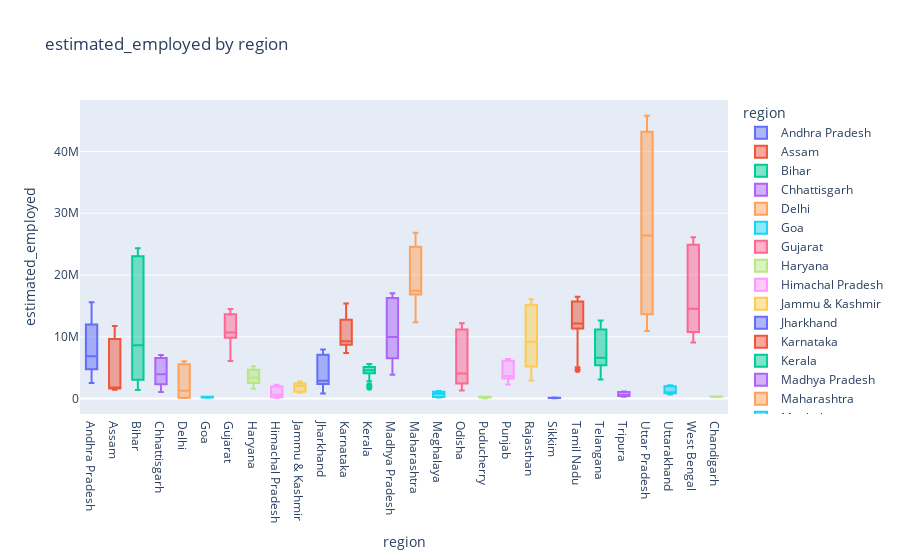

Source (notebook cell):
### Code cell
fig = px.box(df, x='region',y='estimated_employed',color='region',title="estimated_employed by region")

fig.show()

### Figure 1 — Plotly figure (JSON) as saved in the notebook; plotly's stock layout.template omitted (floating-point values rounded to 4 significant figures)
{"data": [{"alignmentgroup": "True", "hovertemplate": "region=%{x}<br>estimated_employed=%{y}<extra></extra>", "legendgroup": "Andhra Pradesh", "marker": {"color": "#636efa"}, "name": "Andhra Pradesh", "notched": false, "offsetgroup": "Andhra Pradesh", "orientation": "v", "showlegend": true, "type": "box", "x": ["Andhra Pradesh", "Andhra Pradesh", "Andhra Pradesh", "Andhra Pradesh", "Andhra Pradesh", "Andhra Pradesh", "Andhra Pradesh", "Andhra Pradesh", "Andhra Pradesh", "Andhra Pradesh", "Andhra Pradesh", "Andhra Pradesh", "Andhra Pradesh", "Andhra Pradesh", "Andhra Pradesh", "Andhra Pradesh", "Andhra Pradesh", "Andhra Pradesh", "Andhra Pradesh", "Andhra Pradesh", "Andhra Pradesh", "Andhra Pradesh", "Andhra Pradesh", "Andhra Pradesh", "Andhra Pradesh", "Andhra Pradesh", "Andhra Pradesh", "Andhra Pradesh"], "x0": " ", "xaxis": "x", "y": [11999139, 11755881, 12086707, 12285693, 12256762, 12017412, 11397681, 12528395, 12016676, 11723617, 11359660, 8792827, 9526902, 15572975, 4788661, 4824630, 4657443, 4743179, 4733996, 4774377, 4668772, 4913963, 4618860, 4822035, 4521537, 2544084, 3428356, 4954389], "y0": " ", "yaxis": "y"}, {"alignmentgroup": "True", "hovertemplate": "region=%{x}<br>estimated_employed=%{y}<extra></extra>", "legendgroup": "Assam", "marker": {"color": "#EF553B"}, "name": "Assam", "notched": false, "offsetgroup": "Assam", "orientation": "v", "showlegend": true, "type": "box", "x": ["Assam", "Assam", "Assam", "Assam", "Assam", "Assam", "Assam", "Assam", "Assam", "Assam", "Assam", "Assam", "Assam", "Assam", "Assam", "Assam", "Assam", "Assam", "Assam", "Assam", "Assam", "Assam", "Assam", "Assam", "Assam", "Assam"], "x0": " ", "xaxis": "x", "y": [11749334, 8923222, 9911534, 9292039, 11468349, 8395906, 9625362, 11420996, 8462814, 9878742, 9926176, 7544937, 1671707, 1647342, 1739838, 1595582, 1576480, 1595176, 1708045, 1722303, 1630908, 1625454, 1664145, 1454956, 1441722, 1551007], "y0": " ", "yaxis": "y"}, {"alignmentgroup": "True", "hovertemplate": "region=%{x}<br>estimated_employed=%{y}<extra></extra>", "legendgroup": "Bihar", "marker": {"color": "#00cc96"}, "name": "Bihar", "notched": false, "offsetgroup": "Bihar", "orientation": "v", "showlegend": true, "type": "box", "x": ["Bihar", "Bihar", "Bihar", "Bihar", "Bihar", "Bihar", "Bihar", "Bihar", "Bihar", "Bihar", "Bihar", "Bihar", "Bihar", "Bihar", "Bihar", "Bihar", "Bihar", "Bihar", "Bihar", "Bihar", "Bihar", "Bihar", "Bihar", "Bihar", "Bihar", "Bihar", "Bihar", "Bihar"], "x0": " ", "xaxis": "x", "y": [24322330, 24097712, 23248875, 22260203, 23905700, 24053140, 22445989, 22914530, 23409006, 23168192, 22667882, 14645275, 14050319, 20622566, 3029344, 3248864, 3059744, 2994763, 2992082, 3173429, 3081077, 2977857, 2988665, 3113464, 3049637, 1400962, 2207026, 3124663], "y0": " ", "yaxis": "y"}, {"alignmentgroup": "True", "hovertemplate": "region=%{x}<br>estimated_employed=%{y}<extra></extra>", "legendgroup": "Chhattisgarh", "marker": {"color": "#ab63fa"}, "name": "Chhattisgarh", "notched": false, "offsetgroup": "Chhattisgarh", "orientation": "v", "showlegend": true, "type": "box", "x": ["Chhattisgarh", "Chhattisgarh", "Chhattisgarh", "Chhattisgarh", "Chhattisgarh", "Chhattisgarh", "Chhattisgarh", "Chhattisgarh", "Chhattisgarh", "Chhattisgarh", "Chhattisgarh", "Chhattisgarh", "Chhattisgarh", "Chhattisgarh", "Chhattisgarh", "Chhattisgarh", "Chhattisgarh", "Chhattisgarh", "Chhattisgarh", "Chhattisgarh", "Chhattisgarh", "Chhattisgarh", "Chhattisgarh", "Chhattisgarh", "Chhattisgarh", "Chhattisgarh", "Chhattisgarh", "Chhattisgarh"], "x0": " ", "xaxis": "x", "y": [6259019, 6608626, 6753622, 6607694, 6490776, 7043840, 6942931, 6569385, 6236201, 6847173, 6894808, 6534321, 5454091, 5781095, 2223129, 2192020, 2285436, 2392400, 2311507, 2297096, 2341284, 2415436, 2315972, 2347941, 2407509, 1066126, 1276291, 1602231], "y0": " ", "yaxis": "y"}, {"alignmentgroup": "True", "hovertemplate": "region=%{x}<br>estimated_employed=%{y}<extra></extra>", "legendgroup": "Delhi", "marker": {"color": "#FFA15A"}, "name": "Delhi", "notched": false, "offsetgroup": "Delhi", "orientation": "v", "showlegend": true, "type": "box", "x": ["Delhi", "Delhi", "Delhi", "Delhi", "Delhi", "Delhi", "Delhi", "Delhi", "Delhi", "Delhi", "Delhi", "Delhi", "Delhi", "Delhi", "Delhi", "Delhi", "Delhi", "Delhi", "Delhi", "Delhi", "Delhi", "Delhi", "Delhi", "Delhi", "Delhi", "Delhi", "Delhi", "Delhi"], "x0": " ", "xaxis": "x", "y": [169487, 149076, 166605, 135407, 166056, 149511, 178768, 145671, 157791, 147500, 152413, 115487, 129610, 112108, 5756475, 5550172, 5393091, 5552510, 5642253, 6030363, 5439600, 5718337, 5647493, 5708807, 5401392, 3003787, 2343783, 4306807], "y0": " ", "yaxis": "y"}, {"alignmentgroup": "True", "hovertemplate": "region=%{x}<br>estimated_employed=%{y}<extra></extra>", "legendgroup": "Goa", "marker": {"color": "#19d3f3"}, "name": "Goa", "notched": false, "offsetgroup": "Goa", "orientation": "v", "showlegend": true, "type": "box", "x": ["Goa", "Goa", "Goa", "Goa", "Goa", "Goa", "Goa", "Goa", "Goa", "Goa", "Goa", "Goa", "Goa", "Goa", "Goa", "Goa", "Goa", "Goa", "Goa", "Goa", "Goa", "Goa", "Goa", "Goa"], "x0": " ", "xaxis": "x", "y": [179340, 170471, 167437, 183603, 163215, 177440, 159489, 177155, 158936, 171672, 181657, 128538, 264855, 304015, 280367, 243277, 309643, 290264, 271612, 288154, 257814, 306396, 277093, 318957], "y0": " ", "yaxis": "y"}, {"alignmentgroup": "True", "hovertemplate": "region=%{x}<br>estimated_employed=%{y}<extra></extra>", "legendgroup": "Gujarat", "marker": {"color": "#FF6692"}, "name": "Gujarat", "notched": false, "offsetgroup": "Gujarat", "orientation": "v", "showlegend": true, "type": "box", "x": ["Gujarat", "Gujarat", "Gujarat", "Gujarat", "Gujarat", "Gujarat", "Gujarat", "Gujarat", "Gujarat", "Gujarat", "Gujarat", "Gujarat", "Gujarat", "Gujarat", "Gujarat", "Gujarat", "Gujarat", "Gujarat", "Gujarat", "Gujarat", "Gujarat", "Gujarat", "Gujarat", "Gujarat", "Gujarat", "Gujarat", "Gujarat", "Gujarat"], "x0": " ", "xaxis": "x", "y": [13954728, 13199281, 14327083, 13507342, 13280783, 13828512, 14487815, 13877825, 14301844, 13973042, 13483615, 8587594, 11121124, 13243922, 9686558, 10144965, 9828023, 10228154, 9609939, 10474217, 9896129, 10172812, 9824501, 10784753, 10083026, 6701284, 6072776, 10574711], "y0": " ", "yaxis": "y"}, {"alignmentgroup": "True", "hovertemplate": "region=%{x}<br>estimated_employed=%{y}<extra></extra>", "legendgroup": "Haryana", "marker": {"color": "#B6E880"}, "name": "Haryana", "notched": false, "offsetgroup": "Haryana", "orientation": "v", "showlegend": true, "type": "box", "x": ["Haryana", "Haryana", "Haryana", "Haryana", "Haryana", "Haryana", "Haryana", "Haryana", "Haryana", "Haryana", "Haryana", "Haryana", "Haryana", "Haryana", "Haryana", "Haryana", "Haryana", "Haryana", "Haryana", "Haryana", "Haryana", "Haryana", "Haryana", "Haryana", "Haryana", "Haryana", "Haryana", "Haryana"], "x0": " ", "xaxis": "x", "y": [5249186, 4745178, 4826560, 4558306, 5127956, 4798833, 4875763, 4603484, 5062293, 4570108, 4366148, 4041050, 3914193, 4357835, 2693596, 2845190, 2405973, 2523005, 2675862, 2821456, 2404239, 2548835, 2630938, 2752834, 2275407, 1606580, 2013083, 2304138], "y0": " ", "yaxis": "y"}, {"alignmentgroup": "True", "hovertemplate": "region=%{x}<br>estimated_employed=%{y}<extra></extra>", "legendgroup": "Himachal Pradesh", "marker": {"color": "#FF97FF"}, "name": "Himachal Pradesh", "notched": false, "offsetgroup": "Himachal Pradesh", "orientation": "v", "showlegend": true, "type": "box", "x": ["Himachal Pradesh", "Himachal Pradesh", "Himachal Pradesh", "Himachal Pradesh", "Himachal Pradesh", "Himachal Pradesh", "Himachal Pradesh", "Himachal Pradesh", "Himachal Pradesh", "Himachal Pradesh", "Himachal Pradesh", "Himachal Pradesh", "Himachal Pradesh", "Himachal Pradesh", "Himachal Pradesh", "Himachal Pradesh", "Himachal Pradesh", "Himachal Pradesh", "Himachal Pradesh", "Himachal Pradesh", "Himachal Pradesh", "Himachal Pradesh", "Himachal Pradesh", "Himachal Pradesh", "Himachal Pradesh", "Himachal Pradesh", "Himachal Pradesh", "Himachal Pradesh"], "x0": " ", "xaxis": "x", "y": [2045760, 1957081, 1916824, 1969248, 2039804, 1946957, 2024409, 1922821, 2041035, 1952464, 1800426, 984171, 1732050, 2230075, 245668, 237576, 235894, 236315, 247210, 232322, 233029, 241366, 246596, 227804, 221432, 146957, 134868, 224902], "y0": " ", "yaxis": "y"}, {"alignmentgroup": "True", "hovertemplate": "region=%{x}<br>estimated_employed=%{y}<extra></extra>", "legendgroup": "Jammu & Kashmir", "marker": {"color": "#FECB52"}, "name": "Jammu & Kashmir", "notched": false, "offsetgroup": "Jammu & Kashmir", "orientation": "v", "showlegend": true, "type": "box", "x": ["Jammu & Kashmir", "Jammu & Kashmir", "Jammu & Kashmir", "Jammu & Kashmir", "Jammu & Kashmir", "Jammu & Kashmir", "Jammu & Kashmir", "Jammu & Kashmir", "Jammu & Kashmir", "Jammu & Kashmir", "Jammu & Kashmir", "Jammu & Kashmir", "Jammu & Kashmir", "Jammu & Kashmir", "Jammu & Kashmir", "Jammu & Kashmir", "Jammu & Kashmir", "Jammu & Kashmir", "Jammu & Kashmir", "Jammu & Kashmir", "Jammu & Kashmir"], "x0": " ", "xaxis": "x", "y": [2495186, 2423742, 2549316, 2778624, 2477621, 2415724, 2373488, 2163397, 2361004, 2716966, 2049617, 1130139, 1139815, 1183770, 1029087, 1226793, 1209085, 1079537, 1060116, 998103, 937435], "y0": " ", "yaxis": "y"}, {"alignmentgroup": "True", "hovertemplate": "region=%{x}<br>estimated_employed=%{y}<extra></extra>", "legendgroup": "Jharkhand", "marker": {"color": "#636efa"}, "name": "Jharkhand", "notched": false, "offsetgroup": "Jharkhand", "orientation": "v", "showlegend": true, "type": "box", "x": ["Jharkhand", "Jharkhand", "Jharkhand", "Jharkhand", "Jharkhand", "Jharkhand", "Jharkhand", "Jharkhand", "Jharkhand", "Jharkhand", "Jharkhand", "Jharkhand", "Jharkhand", "Jharkhand", "Jharkhand", "Jharkhand", "Jharkhand", "Jharkhand", "Jharkhand", "Jharkhand", "Jharkhand", "Jharkhand", "Jharkhand", "Jharkhand", "Jharkhand", "Jharkhand", "Jharkhand", "Jharkhand"], "x0": " ", "xaxis": "x", "y": [7035766, 7319782, 6958404, 7015356, 7500122, 7761243, 7279628, 6873437, 7868736, 7932402, 7157454, 4280434, 3315038, 6375114, 2404033, 2326911, 2434579, 2335406, 2357627, 2460196, 2424281, 2290170, 2329293, 2493023, 2480661, 1054829, 830347, 2244460], "y0": " ", "yaxis": "y"}, {"alignmentgroup": "True", "hovertemplate": "region=%{x}<br>estimated_employed=%{y}<extra></extra>", "legendgroup": "Karnataka", "marker": {"color": "#EF553B"}, "name": "Karnataka", "notched": false, "offsetgroup": "Karnataka", "orientation": "v", "showlegend": true, "type": "box", "x": ["Karnataka", "Karnataka", "Karnataka", "Karnataka", "Karnataka", "Karnataka", "Karnataka", "Karnataka", "Karnataka", "Karnataka", "Karnataka", "Karnataka", "Karnataka", "Karnataka", "Karnataka", "Karnataka", "Karnataka", "Karnataka", "Karnataka", "Karnataka", "Karnataka", "Karnataka", "Karnataka", "Karnataka", "Karnataka", "Karnataka", "Karnataka", "Karnataka"], "x0": " ", "xaxis": "x", "y": [13911440, 12888490, 12169808, 12686470, 13741892, 12803527, 11537217, 12756132, 13938874, 12753657, 12853818, 9330400, 10626328, 15396213, 8638239, 8862498, 8738029, 8614340, 8647794, 8799249, 8613835, 8592376, 8749154, 8924061, 9225835, 7387995, 8669258, 8822411], "y0": " ", "yaxis": "y"}, {"alignmentgroup": "True", "hovertemplate": "region=%{x}<br>estimated_employed=%{y}<extra></extra>", "legendgroup": "Kerala", "marker": {"color": "#00cc96"}, "name": "Kerala", "notched": false, "offsetgroup": "Kerala", "orientation": "v", "showlegend": true, "type": "box", "x": ["Kerala", "Kerala", "Kerala", "Kerala", "Kerala", "Kerala", "Kerala", "Kerala", "Kerala", "Kerala", "Kerala", "Kerala", "Kerala", "Kerala", "Kerala", "Kerala", "Kerala", "Kerala", "Kerala", "Kerala", "Kerala", "Kerala", "Kerala", "Kerala", "Kerala", "Kerala", "Kerala", "Kerala"], "x0": " ", "xaxis": "x", "y": [5184355, 5605627, 4855393, 5233449, 5400499, 5328825, 4557906, 5065804, 5307026, 5203579, 4141953, 1754170, 3799919, 3952088, 4605913, 4678374, 4105211, 4448650, 4640642, 4644510, 4062767, 4440283, 4597507, 4624444, 4079775, 2179106, 2826118, 4601293], "y0": " ", "yaxis": "y"}, {"alignmentgroup": "True", "hovertemplate": "region=%{x}<br>estimated_employed=%{y}<extra></extra>", "legendgroup": "Madhya Pradesh", "marker": {"color": "#ab63fa"}, "name": "Madhya Pradesh", "notched": false, "offsetgroup": "Madhya Pradesh", "orientation": "v", "showlegend": true, "type": "box", "x": ["Madhya Pradesh", "Madhya Pradesh", "Madhya Pradesh", "Madhya Pradesh", "Madhya Pradesh", "Madhya Pradesh", "Madhya Pradesh", "Madhya Pradesh", "Madhya Pradesh", "Madhya Pradesh", "Madhya Pradesh", "Madhya Pradesh", "Madhya Pradesh", "Madhya Pradesh", "Madhya Pradesh", "Madhya Pradesh", "Madhya Pradesh", "Madhya Pradesh", "Madhya Pradesh", "Madhya Pradesh", "Madhya Pradesh", "Madhya Pradesh", "Madhya Pradesh", "Madhya Pradesh", "Madhya Pradesh", "Madhya Pradesh", "Madhya Pradesh", "Madhya Pradesh"], "x0": " ", "xaxis": "x", "y": [15349838, 16294794, 16274707, 16559137, 16159315, 17060638, 16306428, 16854647, 16183702, 16178044, 16480441, 14238959, 13099601, 16748971, 6692720, 6509340, 6266446, 6809834, 6655967, 6603715, 6459457, 6787403, 6834930, 6533435, 6386723, 4802873, 3879934, 6221562], "y0": " ", "yaxis": "y"}, {"alignmentgroup": "True", "hovertemplate": "region=%{x}<br>estimated_employed=%{y}<extra></extra>", "legendgroup": "Maharashtra", "marker": {"color": "#FFA15A"}, "name": "Maharashtra", "notched": false, "offsetgroup": "Maharashtra", "orientation": "v", "showlegend": true, "type": "box", "x": ["Maharashtra", "Maharashtra", "Maharashtra", "Maharashtra", "Maharashtra", "Maharashtra", "Maharashtra", "Maharashtra", "Maharashtra", "Maharashtra", "Maharashtra", "Maharashtra", "Maharashtra", "Maharashtra", "Maharashtra", "Maharashtra", "Maharashtra", "Maharashtra", "Maharashtra", "Maharashtra", "Maharashtra", "Maharashtra", "Maharashtra", "Maharashtra", "Maharashtra", "Maharashtra", "Maharashtra", "Maharashtra"], "x0": " ", "xaxis": "x", "y": [23896858, 23056511, 24843750, 26835389, 25219281, 24330249, 24881383, 26357625, 25881398, 25293535, 23130976, 15014802, 18423447, 23601016, 16962574, 17375053, 17215677, 16602767, 17396398, 17221991, 17486683, 16581144, 16715470, 17122782, 17065830, 12674451, 12365754, 16172690], "y0": " ", "yaxis": "y"}, {"alignmentgroup": "True", "hovertemplate": "region=%{x}<br>estimated_employed=%{y}<extra></extra>", "legendgroup": "Meghalaya", "marker": {"color": "#19d3f3"}, "name": "Meghalaya", "notched": false, "offsetgroup": "Meghalaya", "orientation": "v", "showlegend": true, "type": "box", "x": ["Meghalaya", "Meghalaya", "Meghalaya", "Meghalaya", "Meghalaya", "Meghalaya", "Meghalaya", "Meghalaya", "Meghalaya", "Meghalaya", "Meghalaya", "Meghalaya", "Meghalaya", "Meghalaya", "Meghalaya", "Meghalaya", "Meghalaya", "Meghalaya", "Meghalaya", "Meghalaya", "Meghalaya", "Meghalaya", "Meghalaya", "Meghalaya", "Meghalaya", "Meghalaya", "Meghalaya"], "x0": " ", "xaxis": "x", "y": [1119011, 1024797, 1158511, 1065725, 1162159, 1080609, 1205703, 1102997, 1229406, 1112864, 1192616, 803118, 992148, 1150200, 228978, 231252, 284015, 259433, 253887, 234375, 293431, 267417, 261687, 233965, 289735, 161939, 222916], "y0": " ", "yaxis": "y"}, {"alignmentgroup": "True", "hovertemplate": "region=%{x}<br>estimated_employed=%{y}<extra></extra>", "legendgroup": "Odisha", "marker": {"color": "#FF6692"}, "name": "Odisha", "notched": false, "offsetgroup": "Odisha", "orientation": "v", "showlegend": true, "type": "box", "x": ["Odisha", "Odisha", "Odisha", "Odisha", "Odisha", "Odisha", "Odisha", "Odisha", "Odisha", "Odisha", "Odisha", "Odisha", "Odisha", "Odisha", "Odisha", "Odisha", "Odisha", "Odisha", "Odisha", "Odisha", "Odisha", "Odisha", "Odisha", "Odisha", "Odisha", "Odisha", "Odisha", "Odisha"], "x0": " ", "xaxis": "x", "y": [11155753, 10965154, 12009883, 11727659, 11167715, 11621534, 12192623, 11345069, 11182128, 11842655, 9814156, 5562449, 9683719, 10187145, 2519582, 2356290, 2542237, 2456983, 2570663, 2456855, 2594469, 2369048, 2561320, 2438080, 2457952, 1303244, 1975481, 2221069], "y0": " ", "yaxis": "y"}, {"alignmentgroup": "True", "hovertemplate": "region=%{x}<br>estimated_employed=%{y}<extra></extra>", "legendgroup": "Puducherry", "marker": {"color": "#B6E880"}, "name": "Puducherry", "notched": false, "offsetgroup": "Puducherry", "orientation": "v", "showlegend": true, "type": "box", "x": ["Puducherry", "Puducherry", "Puducherry", "Puducherry", "Puducherry", "Puducherry", "Puducherry", "Puducherry", "Puducherry", "Puducherry", "Puducherry", "Puducherry", "Puducherry", "Puducherry", "Puducherry", "Puducherry", "Puducherry", "Puducherry", "Puducherry", "Puducherry", "Puducherry", "Puducherry", "Puducherry", "Puducherry", "Puducherry", "Puducherry"], "x0": " ", "xaxis": "x", "y": [172474, 184527, 139227, 183930, 175718, 180283, 142787, 180808, 176252, 183619, 142176, 49420, 283905, 304369, 281117, 312882, 286573, 312548, 275003, 313135, 281698, 310342, 278851, 68122, 64538, 234926], "y0": " ", "yaxis": "y"}, {"alignmentgroup": "True", "hovertemplate": "region=%{x}<br>estimated_employed=%{y}<extra></extra>", "legendgroup": "Punjab", "marker": {"color": "#FF97FF"}, "name": "Punjab", "notched": false, "offsetgroup": "Punjab", "orientation": "v", "showlegend": true, "type": "box", "x": ["Punjab", "Punjab", "Punjab", "Punjab", "Punjab", "Punjab", "Punjab", "Punjab", "Punjab", "Punjab", "Punjab", "Punjab", "Punjab", "Punjab", "Punjab", "Punjab", "Punjab", "Punjab", "Punjab", "Punjab", "Punjab", "Punjab", "Punjab", "Punjab", "Punjab", "Punjab", "Punjab", "Punjab"], "x0": " ", "xaxis": "x", "y": [6088547, 6025235, 6308129, 6183427, 6260971, 6021921, 6395022, 6164215, 6189471, 6009820, 6373692, 4721590, 3727366, 5364047, 3289918, 3307798, 3592442, 3499863, 3227178, 3070438, 3602243, 3575778, 3252622, 3219227, 3601793, 2298975, 2682658, 3047750], "y0": " ", "yaxis": "y"}, {"alignmentgroup": "True", "hovertemplate": "region=%{x}<br>estimated_employed=%{y}<extra></extra>", "legendgroup": "Rajasthan", "marker": {"color": "#FECB52"}, "name": "Rajasthan", "notched": false, "offsetgroup": "Rajasthan", "orientation": "v", "showlegend": true, "type": "box", "x": ["Rajasthan", "Rajasthan", "Rajasthan", "Rajasthan", "Rajasthan", "Rajasthan", "Rajasthan", "Rajasthan", "Rajasthan", "Rajasthan", "Rajasthan", "Rajasthan", "Rajasthan", "Rajasthan", "Rajasthan", "Rajasthan", "Rajasthan", "Rajasthan", "Rajasthan", "Rajasthan", "Rajasthan", "Rajasthan", "Rajasthan", "Rajasthan", "Rajasthan", "Rajasthan", "Rajasthan", "Rajasthan"], "x0": " ", "xaxis": "x", "y": [15226005, 14610564, 14859873, 15052051, 15419779, 15178544, 15278556, 15485307, 15484353, 15040572, 15059769, 13051219, 15586833, 16076978, 5108436, 5241174, 5372470, 5195170, 5176819, 5384335, 5306715, 5109481, 5157363, 5288343, 4964911, 2932923, 4225486, 5275784], "y0": " ", "yaxis": "y"}, {"alignmentgroup": "True", "hovertemplate": "region=%{x}<br>estimated_employed=%{y}<extra></extra>", "legendgroup": "Sikkim", "marker": {"color": "#636efa"}, "name": "Sikkim", "notched": false, "offsetgroup": "Sikkim", "orientation": "v", "showlegend": true, "type": "box", "x": ["Sikkim", "Sikkim", "Sikkim", "Sikkim", "Sikkim", "Sikkim", "Sikkim", "Sikkim", "Sikkim", "Sikkim", "Sikkim", "Sikkim", "Sikkim", "Sikkim", "Sikkim", "Sikkim", "Sikkim"], "x0": " ", "xaxis": "x", "y": [146688, 162426, 161647, 133399, 141313, 89587, 89702, 108334, 90850, 89450, 87974, 107751, 88035, 86186, 81905, 75456, 76269], "y0": " ", "yaxis": "y"}, {"alignmentgroup": "True", "hovertemplate": "region=%{x}<br>estimated_employed=%{y}<extra></extra>", "legendgroup": "Tamil Nadu", "marker": {"color": "#EF553B"}, "name": "Tamil Nadu", "notched": false, "offsetgroup": "Tamil Nadu", "orientation": "v", "showlegend": true, "type": "box", "x": ["Tamil Nadu", "Tamil Nadu", "Tamil Nadu", "Tamil Nadu", "Tamil Nadu", "Tamil Nadu", "Tamil Nadu", "Tamil Nadu", "Tamil Nadu", "Tamil Nadu", "Tamil Nadu", "Tamil Nadu", "Tamil Nadu", "Tamil Nadu", "Tamil Nadu", "Tamil Nadu", "Tamil Nadu", "Tamil Nadu", "Tamil Nadu", "Tamil Nadu", "Tamil Nadu", "Tamil Nadu", "Tamil Nadu", "Tamil Nadu", "Tamil Nadu", "Tamil Nadu", "Tamil Nadu", "Tamil Nadu"], "x0": " ", "xaxis": "x", "y": [15844698, 16375303, 16455928, 16463931, 14595441, 15595647, 16223430, 15356938, 14954646, 15828488, 15848590, 5086200, 5768342, 10169115, 11798080, 12318745, 12054414, 11933093, 11902824, 12223948, 11729952, 12260389, 11926995, 11742101, 10982178, 4632967, 5733921, 7741005], "y0": " ", "yaxis": "y"}, {"alignmentgroup": "True", "hovertemplate": "region=%{x}<br>estimated_employed=%{y}<extra></extra>", "legendgroup": "Telangana", "marker": {"color": "#00cc96"}, "name": "Telangana", "notched": false, "offsetgroup": "Telangana", "orientation": "v", "showlegend": true, "type": "box", "x": ["Telangana", "Telangana", "Telangana", "Telangana", "Telangana", "Telangana", "Telangana", "Telangana", "Telangana", "Telangana", "Telangana", "Telangana", "Telangana", "Telangana", "Telangana", "Telangana", "Telangana", "Telangana", "Telangana", "Telangana", "Telangana", "Telangana", "Telangana", "Telangana", "Telangana", "Telangana", "Telangana", "Telangana"], "x0": " ", "xaxis": "x", "y": [11053353, 10728822, 11538688, 10743959, 12636415, 11375354, 11265828, 11068056, 12065915, 11304474, 12028377, 8793799, 7508747, 8891181, 5560649, 5683349, 5432503, 5544693, 5668785, 5318341, 5338119, 5317782, 5543380, 5521496, 5313236, 3378431, 3108830, 4577995], "y0": " ", "yaxis": "y"}, {"alignmentgroup": "True", "hovertemplate": "region=%{x}<br>estimated_employed=%{y}<extra></extra>", "legendgroup": "Tripura", "marker": {"color": "#ab63fa"}, "name": "Tripura", "notched": false, "offsetgroup": "Tripura", "orientation": "v", "showlegend": true, "type": "box", "x": ["Tripura", "Tripura", "Tripura", "Tripura", "Tripura", "Tripura", "Tripura", "Tripura", "Tripura", "Tripura", "Tripura", "Tripura", "Tripura", "Tripura", "Tripura", "Tripura", "Tripura", "Tripura", "Tripura", "Tripura", "Tripura", "Tripura", "Tripura", "Tripura", "Tripura", "Tripura", "Tripura", "Tripura"], "x0": " ", "xaxis": "x", "y": [1019549, 1107013, 1052597, 975501, 1034408, 1113764, 1084633, 1046878, 1057975, 1169347, 1060946, 675083, 911789, 1106978, 423127, 408738, 410583, 368977, 418043, 414808, 427700, 399427, 450155, 415339, 450271, 296431, 384999, 391015], "y0": " ", "yaxis": "y"}, {"alignmentgroup": "True", "hovertemplate": "region=%{x}<br>estimated_employed=%{y}<extra></extra>", "legendgroup": "Uttar Pradesh", "marker": {"color": "#FFA15A"}, "name": "Uttar Pradesh", "notched": false, "offsetgroup": "Uttar Pradesh", "orientation": "v", "showlegend": true, "type": "box", "x": ["Uttar Pradesh", "Uttar Pradesh", "Uttar Pradesh", "Uttar Pradesh", "Uttar Pradesh", "Uttar Pradesh", "Uttar Pradesh", "Uttar Pradesh", "Uttar Pradesh", "Uttar Pradesh", "Uttar Pradesh", "Uttar Pradesh", "Uttar Pradesh", "Uttar Pradesh", "Uttar Pradesh", "Uttar Pradesh", "Uttar Pradesh", "Uttar Pradesh", "Uttar Pradesh", "Uttar Pradesh", "Uttar Pradesh", "Uttar Pradesh", "Uttar Pradesh", "Uttar Pradesh", "Uttar Pradesh", "Uttar Pradesh", "Uttar Pradesh", "Uttar Pradesh"], "x0": " ", "xaxis": "x", "y": [43287808, 42276572, 42697000, 43298746, 44198762, 42833265, 43261530, 44640087, 45777509, 44257432, 43086706, 39970677, 38640999, 41908909, 13391244, 13624452, 13862431, 13580241, 13522970, 13938303, 14128888, 13857200, 13656250, 13803099, 13889632, 10944379, 11111486, 13208724], "y0": " ", "yaxis": "y"}, {"alignmentgroup": "True", "hovertemplate": "region=%{x}<br>estimated_employed=%{y}<extra></extra>", "legendgroup": "Uttarakhand", "marker": {"color": "#19d3f3"}, "name": "Uttarakhand", "notched": false, "offsetgroup": "Uttarakhand", "orientation": "v", "showlegend": true, "type": "box", "x": ["Uttarakhand", "Uttarakhand", "Uttarakhand", "Uttarakhand", "Uttarakhand", "Uttarakhand", "Uttarakhand", "Uttarakhand", "Uttarakhand", "Uttarakhand", "Uttarakhand", "Uttarakhand", "Uttarakhand", "Uttarakhand", "Uttarakhand", "Uttarakhand", "Uttarakhand", "Uttarakhand", "Uttarakhand", "Uttarakhand", "Uttarakhand", "Uttarakhand", "Uttarakhand", "Uttarakhand", "Uttarakhand", "Uttarakhand", "Uttarakhand"], "x0": " ", "xaxis": "x", "y": [2108044, 2021553, 2000524, 1911380, 2157845, 2027662, 2007113, 1947566, 1986386, 2057523, 1972074, 1915482, 1675441, 676797, 906889, 859900, 823967, 711150, 925174, 904903, 844779, 725253, 963408, 889245, 748041, 778590, 989470], "y0": " ", "yaxis": "y"}, {"alignmentgroup": "True", "hovertemplate": "region=%{x}<br>estimated_employed=%{y}<extra></extra>", "legendgroup": "West Bengal", "marker": {"color": "#FF6692"}, "name": "West Bengal", "notched": false, "offsetgroup": "West Bengal", "orientation": "v", "showlegend": true, "type": "box", "x": ["West Bengal", "West Bengal", "West Bengal", "West Bengal", "West Bengal", "West Bengal", "West Bengal", "West Bengal", "West Bengal", "West Bengal", "West Bengal", "West Bengal", "West Bengal", "West Bengal", "West Bengal", "West Bengal", "West Bengal", "West Bengal", "West Bengal", "West Bengal", "West Bengal", "West Bengal", "West Bengal", "West Bengal", "West Bengal", "West Bengal", "West Bengal", "West Bengal"], "x0": " ", "xaxis": "x", "y": [23452875, 25543465, 24857807, 24924827, 25610773, 24353018, 25630359, 24906239, 24612171, 26093009, 25097812, 17639370, 19115772, 21225887, 11306177, 10611498, 10779829, 11456493, 11158649, 10563686, 10768462, 11335696, 11208617, 10871168, 10806105, 9299466, 9240903, 9088931], "y0": " ", "yaxis": "y"}, {"alignmentgroup": "True", "hovertemplate": "region=%{x}<br>estimated_employed=%{y}<extra></extra>", "legendgroup": "Chandigarh", "marker": {"color": "#B6E880"}, "name": "Chandigarh", "notched": false, "offsetgroup": "Chandigarh", "orientation": "v", "showlegend": true, "type": "box", "x": ["Chandigarh", "Chandigarh", "Chandigarh", "Chandigarh", "Chandigarh", "Chandigarh", "Chandigarh", "Chandigarh", "Chandigarh", "Chandigarh", "Chandigarh", "Chandigarh"], "x0": " ", "xaxis": "x", "y": [348042, 337145, 294379, 328282, 327239, 330856, 289593, 311146, 332062, 316887, 279839, 306505], "y0": " ", "yaxis": "y"}], "layout": {"autosize": true, "boxmode": "overlay", "legend": {"title": {"text": "region"}, "tracegroupgap": 0}, "title": {"text": "estimated_employed by region"}, "xaxis": {"anchor": "y", "autorange": true, "categoryarray": ["Andhra Pradesh", "Assam", "Bihar", "Chhattisgarh", "Delhi", "Goa", "Gujarat", "Haryana", "Himachal Pradesh", "Jammu & Kashmir", "Jharkhand", "Karnataka", "Kerala", "Madhya Pradesh", "Maharashtra", "Meghalaya", "Odisha", "Puducherry", "Punjab", "Rajasthan", "Sikkim", "Tamil Nadu", "Telangana", "Tripura", "Uttar Pradesh", "Uttarakhand", "West Bengal", "Chandigarh"], "categoryorder": "array", "domain": [0, 1], "range": [-0.5, 27.5], "title": {"text": "region"}, "type": "category"}, "yaxis": {"anchor": "x", "autorange": true, "domain": [0, 1], "range": [-2491000.0, 48320000.0], "title": {"text": "estimated_employed"}, "type": "linear"}}}
